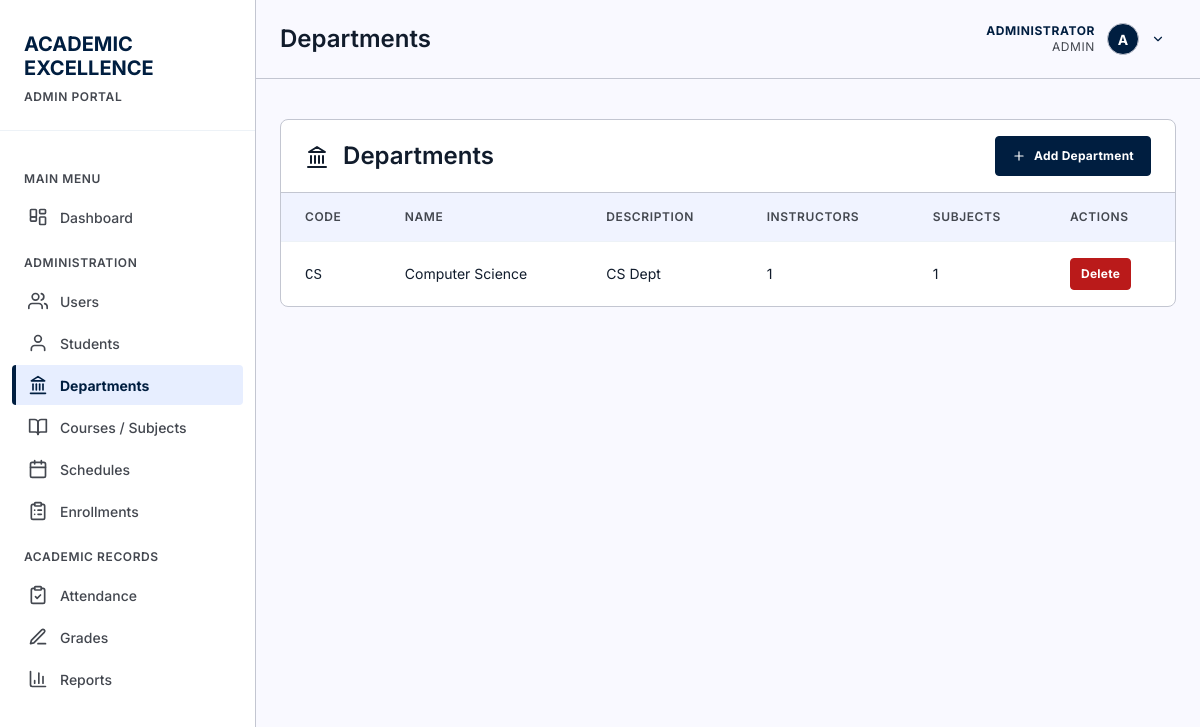
The page /pages/departments.php (signed in) on the database as committed earlier.
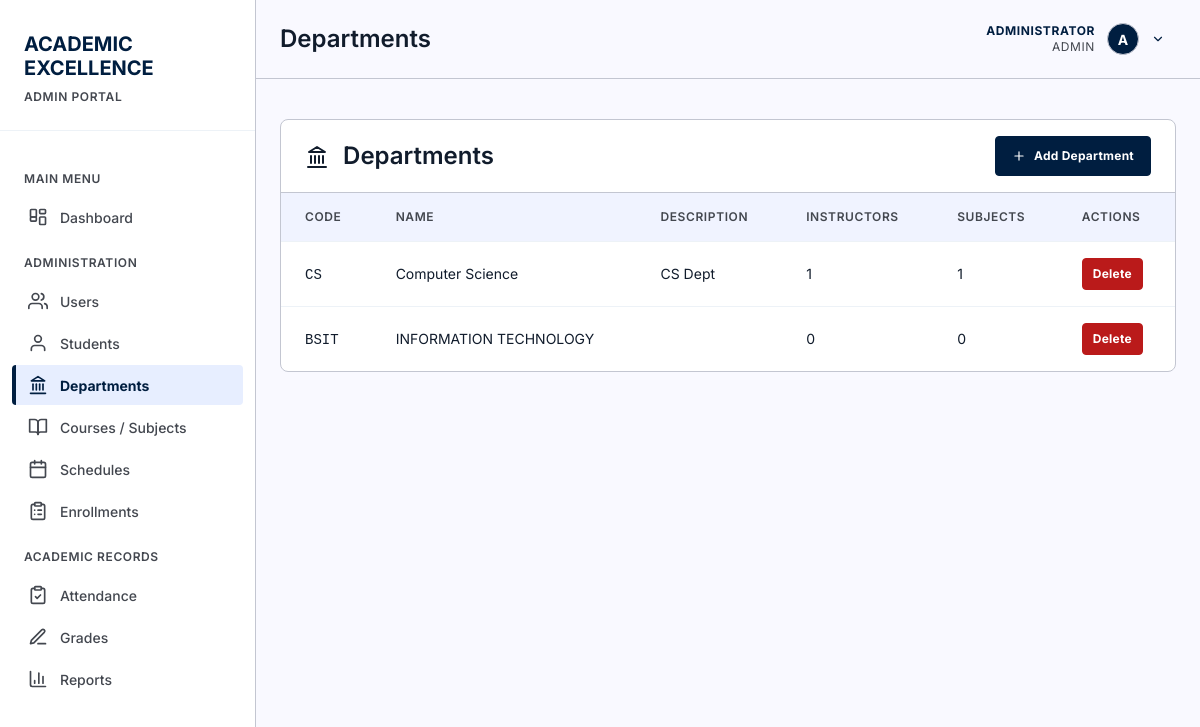
The same page on the database as committed later.
### tables this page shows
CREATE TABLE departments (
            id INTEGER PRIMARY KEY AUTOINCREMENT,
            department_code TEXT NOT NULL UNIQUE,
            department_name TEXT NOT NULL,
            description TEXT,
            is_active INTEGER NOT NULL DEFAULT 1 CHECK(is_active IN (0, 1)),
            created_at DATETIME NOT NULL DEFAULT CURRENT_TIMESTAMP,
            updated_at DATETIME NOT NULL DEFAULT CURRENT_TIMESTAMP
        );

### pages/departments.php (the view, shortened to what this page needs)
<?php
$db = getDB();
$departments = $db->query("
    SELECT d.*,
           (SELECT COUNT(*) FROM instructors i WHERE i.department_id = d.id) AS instructor_count,
           (SELECT COUNT(*) FROM subjects s WHERE s.department_id = d.id) AS subject_count
    FROM departments d
    ORDER BY d.department_name
")->fetchAll();
include '../includes/header.php';
?>
<main>
    <div class="card">
        <div class="card-header" style="display: flex; justify-content: space-between; align-items: center;">
            <h2><?php echo icon('landmark', 24); ?> Departments</h2>
            <button class="btn btn-primary" onclick="document.getElementById('addDeptModal').style.display='block'"><?php echo icon('plus', 14); ?> Add Department</button>
        </div>
        <table>
            <thead>
                <tr>
                    <th>Code</th>
                    <th>Name</th>
                    <th>Description</th>
                    <th>Instructors</th>
                    <th>Subjects</th>
                    <th>Actions</th>
                </tr>
            </thead>
            <tbody>
                <?php foreach ($departments as $department): ?>
                <tr>
                    <td data-label="Code"><code><?php echo htmlspecialchars($department['department_code']); ?></code></td>
                    <td data-label="Name"><?php echo htmlspecialchars($department['department_name']); ?></td>
                    <td data-label="Description"><?php echo htmlspecialchars($department['description'] ?? ''); ?></td>
                    <td data-label="Instructors"><?php echo $department['instructor_count']; ?></td>
                    <td data-label="Subjects"><?php echo $department['subject_count']; ?></td>
                    <td data-label="Actions">
                        <form method="POST" style="display: inline;" onsubmit="return confirm('Delete this department?')">
                            <button type="submit" class="btn btn-danger btn-sm">Delete</button>
                        </form>
                    </td>
                </tr>
                <?php endforeach; ?>
            </tbody>
        </table>
    </div>
</main>
<?php include '../includes/footer.php'; ?>

Rows that differ between the two databases and show on the page:
added departments: department_code "BSIT", department_name "INFORMATION TECHNOLOGY", instructor_count "0", subject_count "0"
